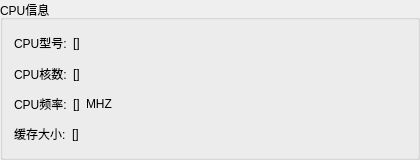
                                    <widget class="QGroupBox" name="gb_CPU_info">
                                        <property name="sizePolicy">
                                            <sizepolicy hsizetype="Expanding" vsizetype="Expanding">
                                                <horstretch>0</horstretch>
                                                <verstretch>0</verstretch>
                                            </sizepolicy>
                                        </property>
                                        <property name="minimumSize">
                                            <size>
                                                <width>420</width>
                                                <height>160</height>
                                            </size>
                                        </property>
                                        <property name="title">
                                            <string>CPU信息</string>
                                        </property>
                                        <layout class="QVBoxLayout" name="verticalLayoutCPUInfo">
                                            <item>
                                                <layout class="QHBoxLayout" name="hl_CPU_model">
                                                    <item>
                                                        <widget class="QLabel" name="labelCPUModel">
                                                            <property name="sizePolicy">
                                                                <sizepolicy hsizetype="Expanding" vsizetype="Expanding">
                                                                    <horstretch>0</horstretch>
                                                                    <verstretch>0</verstretch>
                                                                </sizepolicy>
                                                            </property>
                                                            <property name="text">
                                                                <string>CPU型号:</string>
                                                            </property>
                                                        </widget>
                                                    </item>
                                                    <item>
                                                        <widget class="QLabel" name="lb_CPU_model">
                                                            <property name="sizePolicy">
                                                                <sizepolicy hsizetype="Expanding" vsizetype="Expanding">
                                                                    <horstretch>1</horstretch>
                                                                    <verstretch>0</verstretch>
                                                                </sizepolicy>
                                                            </property>
                                                            <property name="text">
                                                                <string>[]</string>
                                                            </property>
                                                        </widget>
                                                    </item>
                                                </layout>
                                            </item>
                                            <item>
                                                <layout class="QHBoxLayout" name="hl_CPU_num">
                                                    <item>
                                                        <widget class="QLabel" name="labelCPUCores">
                                                            <property name="sizePolicy">
                                                                <sizepolicy hsizetype="Expanding" vsizetype="Expanding">
                                                                    <horstretch>0</horstretch>
                                                                    <verstretch>0</verstretch>
                                                                </sizepolicy>
                                                            </property>
                                                            <property name="text">
                                                                <string>CPU核数:</string>
                                                            </property>
                                                        </widget>
                                                    </item>
                                                    <item>
                                                        <widget class="QLabel" name="lb_CPU_num">
                                                            <property name="sizePolicy">
                                                                <sizepolicy hsizetype="Expanding" vsizetype="Expanding">
                                                                    <horstretch>1</horstretch>
                                                                    <verstretch>0</verstretch>
                                                                </sizepolicy>
                                                            </property>
                                                            <property name="text">
                                                                <string>[]</string>
                                                            </property>
                                                        </widget>
                                                    </item>
                                                </layout>
                                            </item>
                                            <item>
                                                <layout class="QHBoxLayout" name="hl_CPU_freq">
                                                    <property name="sizeConstraint">
                                                        <enum>QLayout::SetDefaultConstraint</enum>
                                                    </property>
                                                    <property name="rightMargin">
                                                        <number>0</number>
                                                    </property>
                                                    <item>
                                                        <widget class="QLabel" name="labelCPUFreq">
                                                            <property name="sizePolicy">
                                                                <sizepolicy hsizetype="Expanding" vsizetype="Expanding">
                                                                    <horstretch>0</horstretch>
                                                                    <verstretch>0</verstretch>
                                                                </sizepolicy>
                                                            </property>
                                                            <property name="text">
                                                                <string>CPU频率:</string>
                                                            </property>
                                                        </widget>
                                                    </item>
                                                    <item>
                                                        <widget class="QLabel" name="lb_CPU_freq">
                                                            <property name="sizePolicy">
                                                                <sizepolicy hsizetype="Expanding" vsizetype="Expanding">
                                                                    <horstretch>0</horstretch>
                                                                    <verstretch>0</verstretch>
                                                                </sizepolicy>
                                                            </property>
                                                            <property name="text">
                                                                <string>[]</string>
                                                            </property>
                                                        </widget>
                                                    </item>
                                                    <item>
                                                        <widget class="QLabel" name="labelCPUMHZ">
                                                            <property name="sizePolicy">
                                                                <sizepolicy hsizetype="Preferred" vsizetype="Preferred">
                                                                    <horstretch>1</horstretch>
                                                                    <verstretch>0</verstretch>
                                                                </sizepolicy>
                                                            </property>
                                                            <property name="text">
                                                                <string>MHZ</string>
                                                            </property>
                                                        </widget>
                                                    </item>
                                                </layout>
                                            </item>
                                            <item>
                                                <layout class="QHBoxLayout" name="h1_CPU_buf">
                                                    <property name="sizeConstraint">
                                                        <enum>QLayout::SetDefaultConstraint</enum>
                                                    </property>
                                                    <property name="rightMargin">
                                                        <number>0</number>
                                                    </property>
                                                    <item>
                                                        <widget class="QLabel" name="labelCPUBuf">
                                                            <property name="sizePolicy">
                                                                <sizepolicy hsizetype="Expanding" vsizetype="Expanding">
                                                                    <horstretch>0</horstretch>
                                                                    <verstretch>0</verstretch>
                                                                </sizepolicy>
                                                            </property>
                                                            <property name="text">
                                                                <string>缓存大小:</string>
                                                            </property>
                                                        </widget>
                                                    </item>
                                                    <item>
                                                        <widget class="QLabel" name="lb_CPU_buf">
                                                            <property name="sizePolicy">
                                                                <sizepolicy hsizetype="Expanding" vsizetype="Expanding">
                                                                    <horstretch>1</horstretch>
                                                                    <verstretch>0</verstretch>
                                                                </sizepolicy>
                                                            </property>
                                                            <property name="text">
                                                                <string>[]</string>
                                                            </property>
                                                        </widget>
                                                    </item>
                                                </layout>
                                            </item>
                                        </layout>
                                    </widget>
